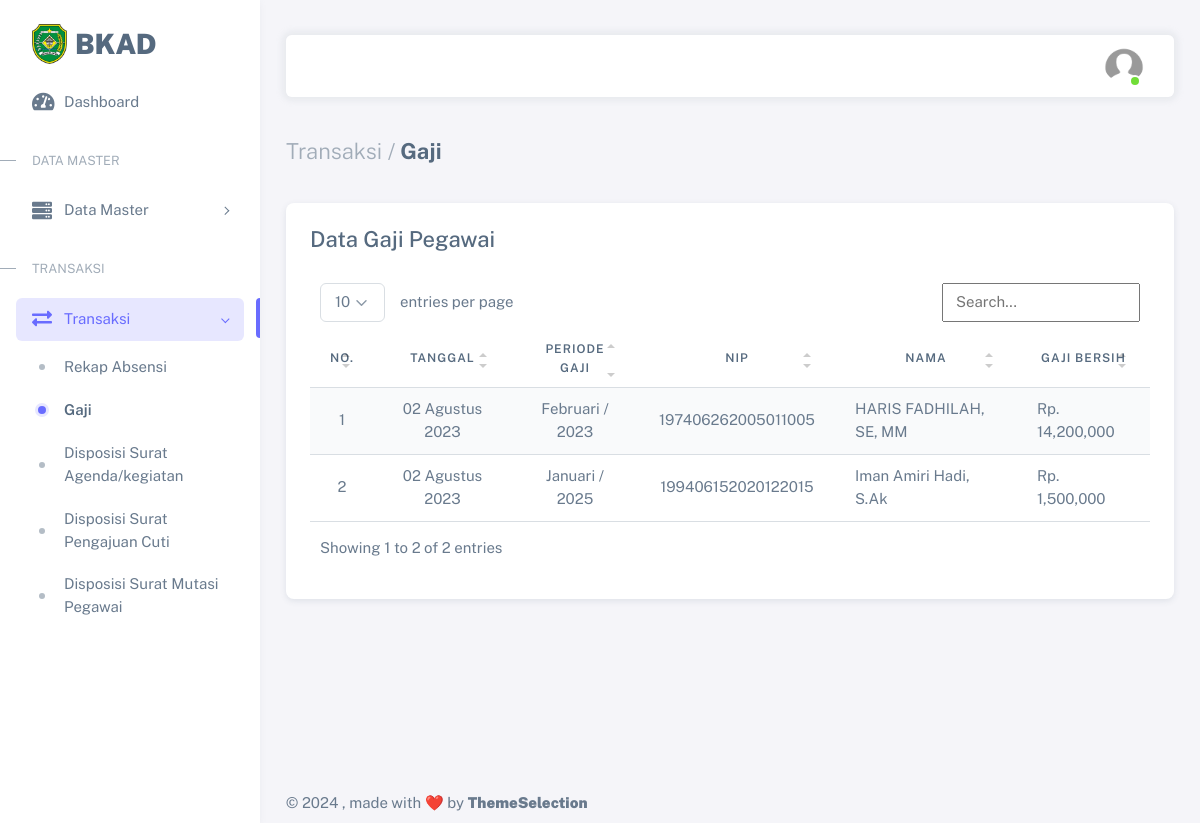
/atasan/gaji.php (signed in), run on the app's committed database.
### tables this page shows
CREATE TABLE `gaji` (
  `id_gaji` int(11) NOT NULL,
  `tgl_gaji` date NOT NULL,
  `no_slip` varchar(12) NOT NULL,
  `bulan` varchar(12) NOT NULL,
  `tahun` year(4) NOT NULL,
  `id_absensi` int(11) NOT NULL,
  `gaji_bersih` varchar(11) NOT NULL,
  `gajipok` varchar(11) NOT NULL,
  `tunjangan` varchar(11) NOT NULL,
  `potongan` varchar(12) NOT NULL
);

CREATE TABLE `absensi` (
  `id_absensi` int(11) NOT NULL,
  `tgl` date NOT NULL,
  `bulan` varchar(22) NOT NULL,
  `tahun` year(4) NOT NULL,
  `id_pg` int(11) NOT NULL,
  `hadir` varchar(11) NOT NULL,
  `sakit` varchar(11) NOT NULL,
  `izin` varchar(11) NOT NULL,
  `tanpa_ket` varchar(11) NOT NULL,
  `tgl_sakit` varchar(25) NOT NULL,
  `tgl_ijin` varchar(25) NOT NULL,
  `tgl_tk` varchar(25) NOT NULL
);

CREATE TABLE `t_pegawai` (
  `id_pg` int(11) NOT NULL,
  `nip` varchar(25) NOT NULL,
  `nama_lengkap` varchar(120) NOT NULL,
  `id_jabatan` int(11) NOT NULL,
  `jenis_kelamin` varchar(35) NOT NULL,
  `agama` varchar(20) NOT NULL,
  `status` varchar(20) NOT NULL,
  `tempat_lahir` varchar(120) NOT NULL,
  `tanggal_lahir` date NOT NULL,
  `alamat_rumah` varchar(200) NOT NULL,
  `no_telpon` varchar(13) NOT NULL,
  `file_foto` varchar(255) DEFAULT NULL,
  `pegawai` enum('asn','non asn') NOT NULL,
  `golongan` varchar(255) DEFAULT NULL
);

### fungsi_indotgl.php (called while the page is built, shortened)
<?php
function tgl_indo($tgl)
{
  $tanggal = substr($tgl, 8, 2);
  $bulan   = getBulan(substr($tgl, 5, 2));
  $tahun   = substr($tgl, 0, 4);
  return $tanggal . ' ' . $bulan . ' ' . $tahun;
}
function getBulan($bln)
{
  switch ($bln) {
    case 8:
      return "Agustus";
      break;
  }
}

### atasan/gaji.php (the view, shortened to what this page needs)
<?php
require_once("../fungsi_indotgl.php");
require_once('../head.php');
?>
<div class="layout-wrapper layout-content-navbar">
	<div class="layout-container">
		<aside id="layout-menu" class="layout-menu menu-vertical menu bg-menu-theme">
			<div class="app-brand demo d-grid">
				<a href="index.php" class="app-brand-link">
					<span class="app-brand-logo demo">
						<img src="../assets/img/logo/tapin.png" width="35" class="img-fluid">
					</span>
					<span class="app-brand-text demo menu-text fw-bolder ms-2 text-uppercase">BKAD</span>
				</a>
			</div>
			<ul class="menu-inner py-1">
				<li class="menu-item">
					<a href="index.php" class="menu-link">
						<i class="menu-icon fas fa-tachometer-alt"></i>
						<div data-i18n="Dashboard">Dashboard</div>
					</a>
				</li>
				<li class="menu-header small text-uppercase">
					<span class="menu-header-text">Data Master</span>
				</li>
				<li class="menu-item">
					<a href="javascript:void(0);" class="menu-link menu-toggle">
						<i class="menu-icon fas fa-server"></i>
						<div data-i18n="Data Master">Data Master</div>
					</a>
				</li>
				<li class="menu-header small text-uppercase">
					<span class="menu-header-text">Transaksi</span>
				</li>
				<li class="menu-item active open">
					<a href="javascript:void(0);" class="menu-link menu-toggle">
						<i class="menu-icon fas fa-exchange-alt"></i>
						<div data-i18n="Transaksi">Transaksi</div>
					</a>
					<ul class="menu-sub">
						<li class="menu-item">
							<a href="absensi.php" class="menu-link">
								<div data-i18n="Absensi">Rekap Absensi</div>
							</a>
						</li>
						<li class="menu-item active">
							<a href="gaji.php" class="menu-link">
								<div data-i18n="Gaji">Gaji</div>
							</a>
						</li>
						<li class="menu-item">
							<a href="kegiatan.php" class="menu-link">
								<div data-i18n="Disposisi Surat Agenda">Disposisi Surat Agenda/kegiatan</div>
							</a>
						</li>
						<li class="menu-item">
							<a href="cuti.php" class="menu-link">
								<div data-i18n="Disposisi Surat Cuti">Disposisi Surat Pengajuan Cuti</div>
							</a>
						</li>
						<li class="menu-item">
							<a href="mutasi.php" class="menu-link">
								<div data-i18n="Disposisi Surat Mutasi">Disposisi Surat Mutasi Pegawai</div>
							</a>
						</li>
					</ul>
				</li>
			</ul>
		</aside>
		<div class="layout-page">
			<nav class="layout-navbar container-xxl navbar navbar-expand-xl navbar-detached align-items-center bg-navbar-theme" id="layout-navbar">
				<div class="navbar-nav-right d-flex align-items-center" id="navbar-collapse">
					<ul class="navbar-nav flex-row align-items-center ms-auto">
						<li class="nav-item navbar-dropdown dropdown-user dropdown">
							<a class="nav-link dropdown-toggle hide-arrow" href="javascript:void(0);" data-bs-toggle="dropdown">
								<div class="avatar avatar-online">
									<img src="../assets/img/avatars/user.png" alt class="w-px-40 h-auto rounded-circle" />
								</div>
							</a>
						</li>
					</ul>
				</div>
			</nav>
			<div class="content-wrapper">
				<div class="container-xxl flex-grow-1 container-p-y">
					<h4 class="fw-bold py-3 mb-4"><span class="text-muted fw-light">Transaksi /</span> Gaji</h4>
					<div class="row">
						<div class="col-md-6 col-lg-4 col-xl-12 order-0 mb-4">
							<div class="card">
								<div class="card-header pb-3">
									<h4 class="mb-2 d-inline-block">Data Gaji Pegawai</h4>
								</div>
								<div class="card-body">
									<div class="table-responsive">
										<table class="table table-striped table-hover table-fixed table-flush" id="table1" width="100%">
											<thead>
												<tr>
													<th style="vertical-align: middle;" class="text-center">No.</th>
													<th style="vertical-align: middle;" class="text-center">Tanggal</th>
													<th style="vertical-align: middle;" class="text-center">Periode Gaji</th>
													<th style="vertical-align: middle;" class="text-center">NIP</th>
													<th style="vertical-align: middle;" class="text-center">Nama</th>
													<th style="vertical-align: middle;" class="text-center">Gaji Bersih</th>
												</tr>
											</thead>
											<tbody>
												<?php
												$query = mysqli_query(
													$koneksi,
													"SELECT * FROM gaji
													INNER JOIN absensi ON gaji.id_absensi=absensi.id_absensi
													INNER JOIN t_pegawai ON absensi.id_pg=t_pegawai.id_pg
													ORDER BY nama_lengkap ASC"
												);
												$no = 1;
												while ($data = mysqli_fetch_array($query)) { ?>
													<tr>
														<td style="vertical-align: middle;" class="text-center">
															<?= $no++ ?>
														</td>
														<td style="vertical-align: middle;" class="text-center">
															<?= tgl_indo($data['tgl_gaji']); ?>
														</td>
														<td style="vertical-align: middle;" class="text-center">
															<?= $data['bulan'] . ' / ' . $data['tahun']; ?>
														</td>
														<td style="vertical-align: middle;" class="text-center">
															<?= $data['nip']; ?>
														</td>
														<td style="vertical-align: middle;">
															<?= $data['nama_lengkap']; ?>
														</td>
														<td style="vertical-align: middle;">
															<?= 'Rp. ' . number_format($data['gaji_bersih']); ?>
														</td>
													</tr>
												<?php } ?>
											</tbody>
										</table>
									</div>
								</div>
							</div>
						</div>
					</div>
				</div>
				<?php require_once("../footer.php"); ?>

### assets/css/demo.css (style rules this page uses)
.menu .app-brand.demo { height: 64px; margin-top: 12px; }
.app-brand-text.demo { font-size: 1.75rem; letter-spacing: -0.5px; text-transform: lowercase; }

### data on the page
gaji: tgl_gaji "02 Agustus 2023", id_absensi.bulan "Februari", id_absensi.tahun "2023", t_pegawai.nip "197406262005011005", t_pegawai.nama_lengkap "HARIS FADHILAH, SE, MM", gaji_bersih "14,200,000"
gaji: tgl_gaji "02 Agustus 2023", id_absensi.bulan "Januari", id_absensi.tahun "2025", t_pegawai.nip "199406152020122015", t_pegawai.nama_lengkap "Iman Amiri Hadi, S.Ak", gaji_bersih "1,500,000"
